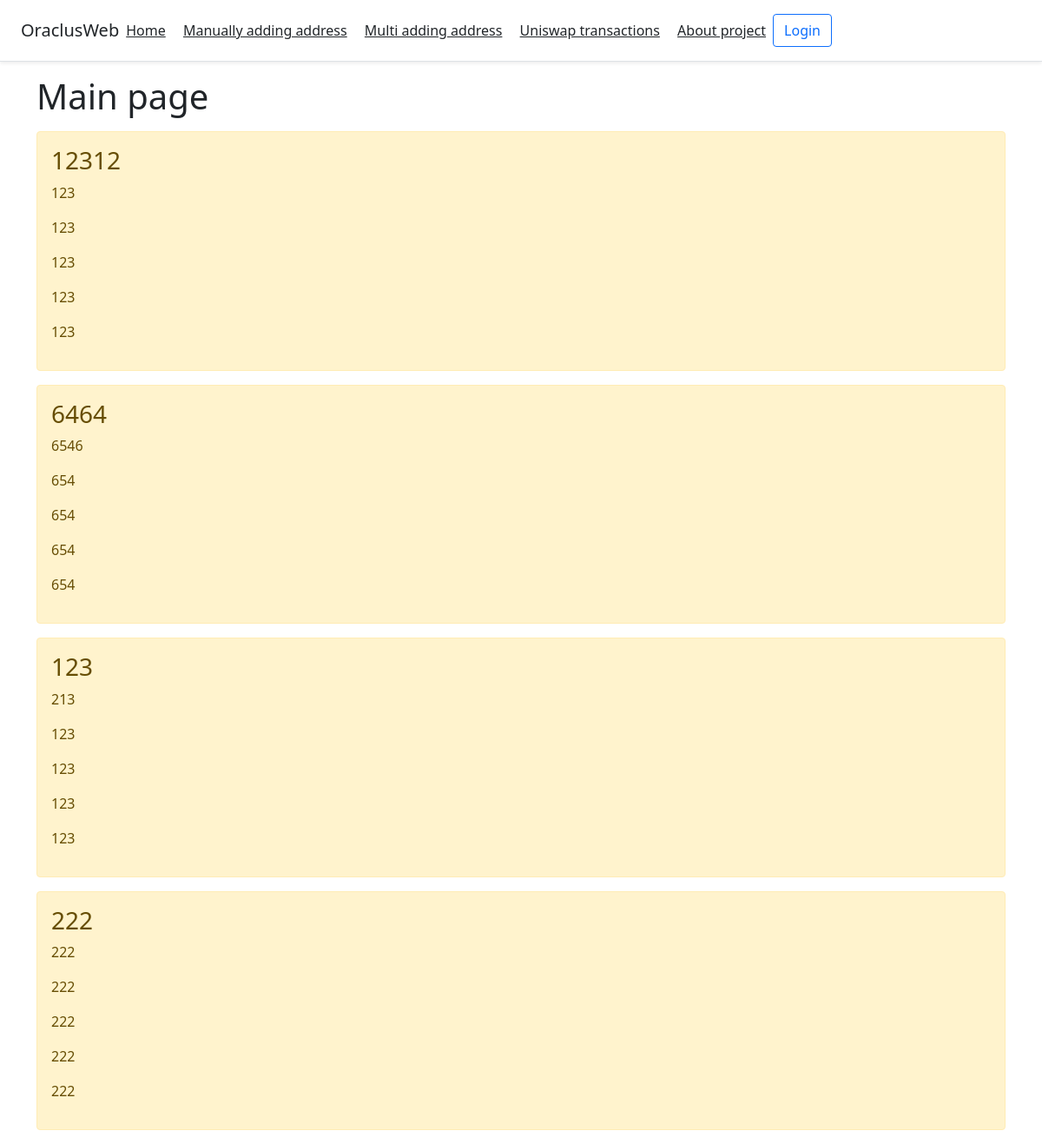
The page / on the database its author committed.
### main/models.py (models this page shows, shortened)
class Task(models.Model):
    hash = models.CharField('Hash of transaction:', max_length = 100)
    sender = models.CharField('Sender:', max_length = 100)
    receiver = models.CharField('Receiver:', max_length = 100)
    valueEth = models.CharField('Number of ETH:', max_length = 100)
    confirmation = models.CharField('Confirmation:', max_length = 100)
    exchangeName = models.CharField('Exchange place:', max_length = 100)
    class Meta:
        verbose_name = "ethAddress"
        verbose_name_plural = "ethAddresses"

### main/views.py (the view)
# urls.py: path('', views.index, name='home'),
def index(request):
    cryptos = Task.objects.all()
    return render(request, 'main/index.html', {'title': 'OraclusWeb', 'cryptos': cryptos})

### main/templates/main/index.html (shortened to what this page needs)
{% extends 'main/base.html' %}
{% block content %}
    <h1>Main page</h1>
    {% if cryptos %}
    {% for el in cryptos %}
        <div class="alert alert-warning mt-3">
            <h3>{{ el.hash }}</h3>
            <p>{{ el.sender }}</p>
            <p>{{ el.receiver }}</p>
            <p>{{ el.valueEth }}</p>
            <p>{{ el.confirmation }}</p>
            <p>{{ el.exchangeName }}</p>
        </div>
    {% endfor %}
{% else %}
    <p>We do not have any addresses</p>
{% endif %}
{% endblock %}

### rows shown on the page
Task: hash "12312", sender "123", receiver "123", valueEth "123", confirmation "123", exchangeName "123"
Task: hash "6464", sender "6546", receiver "654", valueEth "654", confirmation "654", exchangeName "654"
Task: hash "123", sender "213", receiver "123", valueEth "123", confirmation "123", exchangeName "123"
Task: hash "222", sender "222", receiver "222", valueEth "222", confirmation "222", exchangeName "222"
